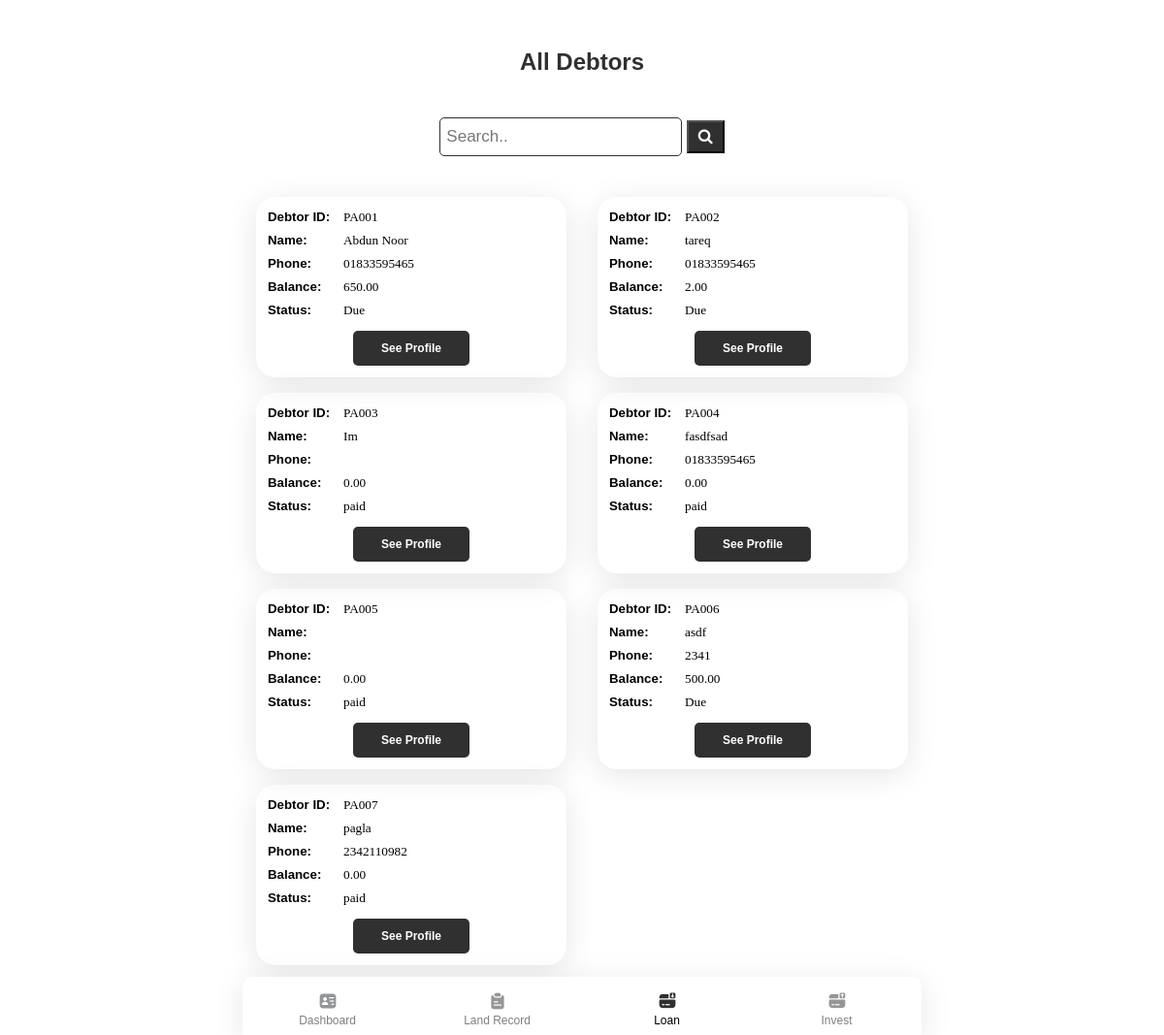
The page /debtor/ (signed in) on the database as committed earlier.
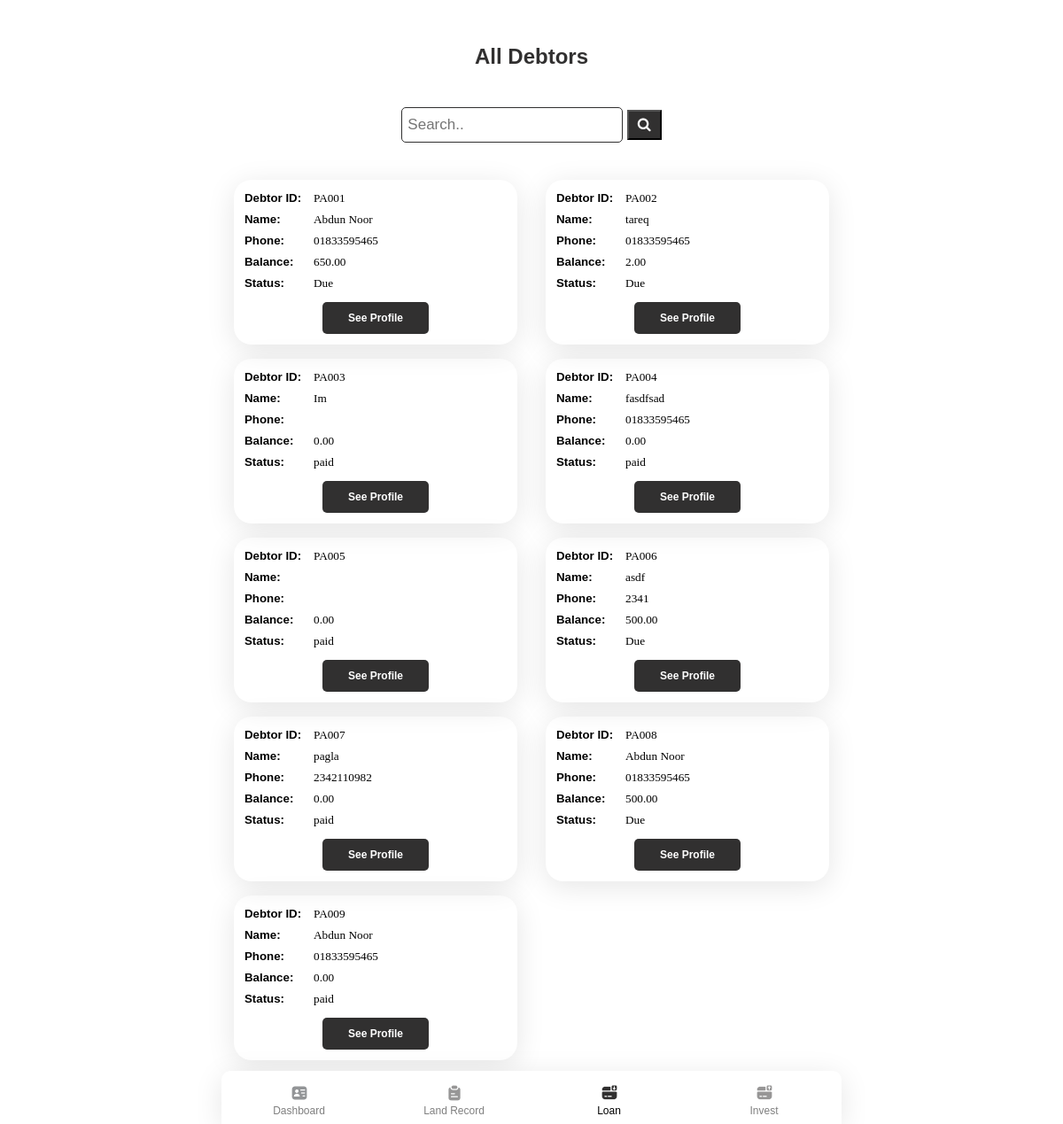
The same page on the database as committed later.
### app/models.py (models this page shows, shortened)
class Debtor(models.Model):
    debtorName = models.CharField(max_length=50)
    phone = models.CharField(max_length=15, blank=True, null= True)
    address = models.TextField(blank=True, null= True)
    img = models.ImageField(default='avatar.png', upload_to='pics')
    lender = models.ForeignKey(User, on_delete=models.SET_NULL, blank=True, null=True)
    totalbalance = models.FloatField(default=0, null=True, blank=True)
    def __str__(self):
        return "PA00" +str(self.id)

### app/views.py (the view)
# urls.py: path('debtor/', views.debtor, name='debtor'),
@login_required(login_url='login')
def debtor(request):
    debtors = Debtor.objects.filter(lender_id=request.user.id)
    d = {}
    for debtor in debtors:
        accounts = Account.objects.filter(debtor=debtor)
        a, b, c = total_count_debtor(accounts)
        if c == 0:
            status = "paid"
        elif c > 0:
            status = "Due"
        else:
            status = "None"
        d[debtor] = c, status
    return render(request, "app/debtor.html",{
        "debtors": d,
    })

### app/views.py (called while the page is built)
def total_count_debtor(accounts):
    total_loan = 0
    total_depost = 0
    b = 0
    for account in accounts:
        total_loan = total_loan + account.loan
        total_depost = total_depost + account.deposit
    b = total_loan - total_depost
    return total_loan, total_depost, b

### app/templates/app/debtor.html (shortened to what this page needs)
{% extends "app/layout.html" %}
{% block body %}
<header style="text-align: center;">
    <h2>All Debtors</h2>
    <div class="search-container">
        <form action="{% url 'anysearch' 'debtors' %}" method="POST">
          <input type="text" placeholder="Search.." name="search">
          <button type="submit"><i class="fa fa-search"></i></button>
        </form>
    </div>
</header>
<div class="list-cards">
    {% for debtor, balance in debtors.items %}
    <div class="card list">
        <h5>Debtor ID: <span class="lightword">{{ debtor }}</span></h5>
        <h5>Name: <span class="lightword">{{ debtor.debtorName }}</span></h5>
        <h5>Phone: <span class="lightword">{{ debtor.phone }}</span></h5>
        <h5>Balance: <span class="lightword">{{ balance.0|floatformat:2 }}</span></h5>
        <h5>Status: <span class="lightword">{{ balance.1 }}</span></h5>
        <div class="buttondiv">
            <a href="{% url 'debtorprofile' debtor.id %}"><button class="samebuttons">See Profile</button></a>
        </div>
    </div>
    {% endfor %}
</div>
{% endblock %}

Rows that differ between the two databases and show on the page:
added Debtor: id "PA008", debtorName "Abdun Noor", phone "01833595465", balance "500.00", balance "Due"
added Debtor: id "PA009", debtorName "Abdun Noor", phone "01833595465", totalbalance "0.00", balance "paid"
